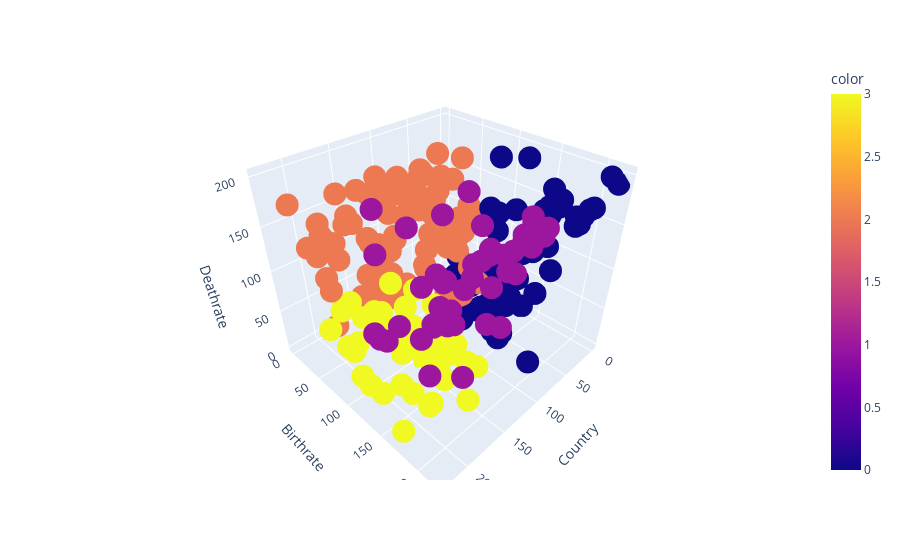

The code cell stored with this chart in its notebook:
### Code cell
px.scatter_3d(data_frame=data4, x='Country', y='Birthrate', z='Deathrate', color=agg_cluster.labels_)

### Figure 1 — Plotly figure (JSON) as saved in the notebook; plotly's stock layout.template omitted (floating-point values rounded to 4 significant figures; data arrays with more than 128 entries replaced by an {"elided": "..."} marker saying what was removed)
{"data": [{"hovertemplate": "Country=%{x}<br>Birthrate=%{y}<br>Deathrate=%{z}<br>color=%{marker.color}<extra></extra>", "legendgroup": "", "marker": {"color": {"elided": "227 int values"}, "coloraxis": "coloraxis", "symbol": "circle"}, "mode": "markers", "name": "", "scene": "scene", "showlegend": false, "type": "scatter3d", "x": {"elided": "227 int values"}, "y": {"elided": "227 int values"}, "z": {"elided": "227 int values"}}], "layout": {"coloraxis": {"colorbar": {"title": {"text": "color"}}, "colorscale": [[0, "#0d0887"], [0.1111, "#46039f"], [0.2222, "#7201a8"], [0.3333, "#9c179e"], [0.4444, "#bd3786"], [0.5556, "#d8576b"], [0.6667, "#ed7953"], [0.7778, "#fb9f3a"], [0.8889, "#fdca26"], [1, "#f0f921"]]}, "legend": {"tracegroupgap": 0}, "margin": {"t": 60}, "scene": {"domain": {"x": [0, 1], "y": [0, 1]}, "xaxis": {"title": {"text": "Country"}}, "yaxis": {"title": {"text": "Birthrate"}}, "zaxis": {"title": {"text": "Deathrate"}}}}}
